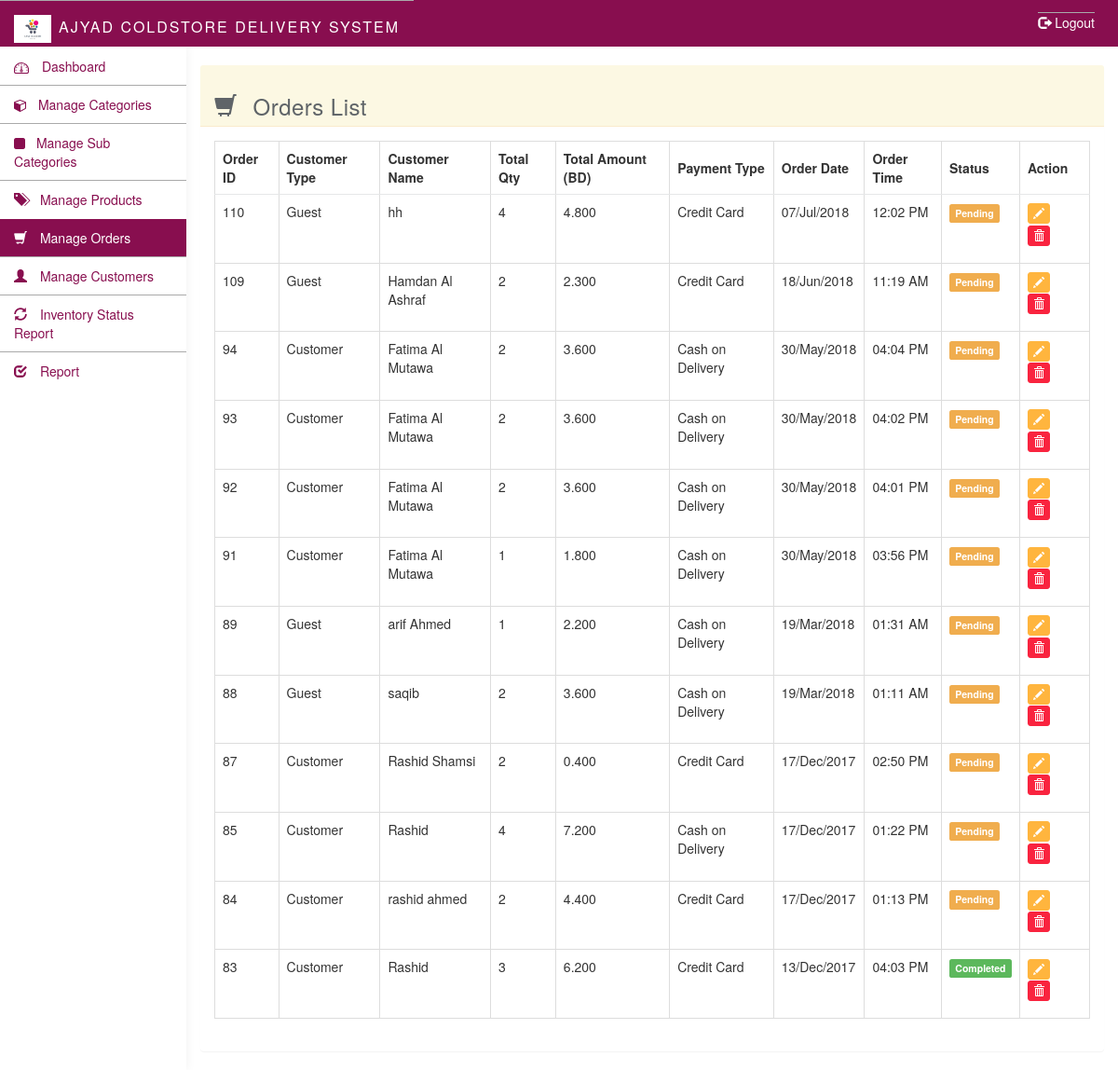
Screenshot of /admin/orders.php (signed in) with the database file from the repository.
### tables this page shows
CREATE TABLE `orders` (
  `order_id` int(11) NOT NULL,
  `order_date` datetime NOT NULL,
  `customer_id` int(11) NOT NULL,
  `grand_total` varchar(255) NOT NULL,
  `total_qty` int(11) NOT NULL,
  `payment_type` int(11) NOT NULL,
  `order_type` int(11) NOT NULL,
  `process_status` int(11) NOT NULL,
  `order_status` int(11) NOT NULL,
  `customer_name` varchar(255) NOT NULL,
  `customer_email` varchar(255) NOT NULL,
  `customer_contact` varchar(255) NOT NULL,
  `customer_ship_address` text NOT NULL
);

### functions.php (called while the page is built, shortened)
<?php
function getOrderItemQty($con, $order_id){
    $sql = "SELECT SUM(quantity) FROM order_item WHERE order_id = $order_id";
    $result = mysqli_query($con, $sql);
    return mysqli_fetch_row($result)[0];
}
?>

### admin/orders.php (the view, shortened to what this page needs)
<?php require_once 'includes/header.php'; ?>
	<div class="col-sm-9 col-sm-offset-3 col-lg-10 col-lg-offset-2 main">
		<div class="row">
			<ol class="breadcrumb top-bar-margin">
				<li><a href="#"><span class="glyphicon glyphicon-user"></span> </a></li>
				<li class="active">Manage Orders</li>
			</ol>
		</div>
		<br>
		<div class="panel panel-warning">
	  	<div class="panel-heading">
	  		<h3><span class="glyphicon glyphicon-shopping-cart"></span> Orders List</h3>
	  		<div id="errorDiv" class="col-sm-8 col-sm-offset-2">
      </div>
      <div class="clearfix"></div>
	  	</div>
	  	<div class="panel-body">
	  		<table class="table table-bordered">
	  			<thead>
	  				<tr>
	  					<th>
	  						Order ID
	  					</th>
	  					<th>
	  						Customer Type
	  					</th>
	  					<th>
	  						Customer Name
	  					</th>
	  					<th>
	  						Total Qty
	  					</th>
	  					<th>
	  						Total Amount (BD)
	  					</th>
	  					<th>
	  						Payment Type
	  					</th>
	  					<th>
	  						Order Date
	  					</th>
	  					<th>
	  						Order Time
	  					</th>
	  					<th>
	  						Status
	  					</th>
	  					<th style="width: 8%">
	  						Action
	  					</th>
	  				</tr>
	  			</thead>
	  			<tbody>
  				<?php
  					$sql = "SELECT * FROM orders
  					WHERE order_status = 1
					ORDER BY order_date DESC";
  					$rs = mysqli_query($con, $sql);
					while ($row = mysqli_fetch_assoc($rs)){?>
		  			<tr>
						<td><?=$row['order_id'] ?></td>
						<td><?php echo ($row['customer_id'] == -1) ? 'Guest' : 'Customer' ?></td>
						<td><?php echo $row['customer_name'] ?></td>
						<td><?=getOrderItemQty($con, $row['order_id']) ?></td>
						<td><?=number_format($row['grand_total'], 3) ?></td>
                        <td><?php echo ($row['payment_type'] == 1) ? 'Cash on Delivery' :'Credit Card'?></td>
						<td><?=date('d/M/Y', strtotime($row['order_date'])) ?></td>
						<td><?=date('h:i A', strtotime($row['order_date'])) ?></td>
						<?php
						$status = null;
						if($row['process_status'] == 1){
							$status = '<span class="label label-warning">Pending</span>';
						}
						if($row['process_status'] == 2){
							$status = '<span class="label label-success">Completed</span>';
						}
						 ?>
						<td><?=$status ?></td>
						<td>
						<ul class="list-inline">
							<li>
								<a href="edit_order.php?edit_id=<?=$row['order_id'] ?>" class="btn btn-warning btn-xs"><span class="glyphicon glyphicon-pencil"></span></a>
							</li>
							<li>
								<a href="?del_id=<?=$row['order_id'] ?>" class="btn btn-danger btn-xs"><span class="glyphicon glyphicon-trash"></span></a>
							</li>
						</ul>
						</td>
		  			</tr>
				<?php } ?>
	  			</tbody>
	  		</table>
	  	</div>
	  </div>
	</div>
</body>
</html>

### admin/css/styles.css (style rules this page uses)
a, a:hover, a:focus { color: #880E4F; border-top: 1px solid #AAA; }
h1, h2, h3, h4, h5, h6 { color: #5f6468; }
h3, h4 { font-weight: 300; }
.btn-warning, .btn-warning:hover, .btn-warning:focus, .btn-warning:active, .btn-warning.active, .open > .dropdown-toggle.btn-warning, .btn-warning.disabled, .btn-warning[disabled], fieldset[disabled] .btn-warning, .btn-warning.disabled:hover, .btn-warning[disabled]:hover, fieldset[disabled] .btn-warning:hover, .btn-warning.disabled:focus, .btn-warning[disabled]:focus, fieldset[disabled] .btn-warning:focus, .btn-warning.disabled:active, .btn-warning[disabled]:active, fieldset[disabled] .btn-warning:active, .btn-warning.disabled.active, .btn-warning[disabled].active, fieldset[disabled] .btn-warning.active { background-color: #ffb53e; border-color: #ffb53e; }
.btn-danger, .btn-danger:hover, .btn-danger:focus, .btn-danger:active, .btn-danger.active, .open > .dropdown-toggle.btn-danger, .btn-danger.disabled, .btn-danger[disabled], fieldset[disabled] .btn-danger, .btn-danger.disabled:hover, .btn-danger[disabled]:hover, fieldset[disabled] .btn-danger:hover, .btn-danger.disabled:focus, .btn-danger[disabled]:focus, fieldset[disabled] .btn-danger:focus, .btn-danger.disabled:active, .btn-danger[disabled]:active, fieldset[disabled] .btn-danger:active, .btn-danger.disabled.active, .btn-danger[disabled].active, fieldset[disabled] .btn-danger.active { background-color: #f9243f; border-color: #f9243f; }
.panel { border: 0; }
.panel-heading { font-size: 18px; font-weight: 300; letter-spacing: 0.025em; height: 66px; line-height: 45px; }
.breadcrumb { border-radius: 0; padding: 10px 15px; background: #e9ecf2; box-shadow: 0 1px 1px rgba(0, 0, 0, .05); margin: 0 ; }
.top-bar-margin { margin-top:10px; }
.panel-heading .glyphicon { margin-right: 10px; }
.table { background: #fff; }
.table>thead>tr>th { border-bottom: 1px solid #e6e7e8; vertical-align: middle; height: 50px; }

### rows the page displays
orders: order_id "110", shows "Guest", customer_name "hh", order_id "4", grand_total "4.800", payment_type "Credit Card", order_date "07/Jul/2018", order_date "12:02 PM", process_status "Pending"
orders: order_id "109", shows "Guest", customer_name "Hamdan Al Ashraf", order_id "2", grand_total "2.300", payment_type "Credit Card", order_date "18/Jun/2018", order_date "11:19 AM", process_status "Pending"
orders: order_id "94", shows "Customer", customer_name "Fatima Al Mutawa", order_id "2", grand_total "3.600", payment_type "Cash on Delivery", order_date "30/May/2018", order_date "04:04 PM", process_status "Pending"
orders: order_id "93", shows "Customer", customer_name "Fatima Al Mutawa", order_id "2", grand_total "3.600", payment_type "Cash on Delivery", order_date "30/May/2018", order_date "04:02 PM", process_status "Pending"
orders: order_id "92", shows "Customer", customer_name "Fatima Al Mutawa", order_id "2", grand_total "3.600", payment_type "Cash on Delivery", order_date "30/May/2018", order_date "04:01 PM", process_status "Pending"
orders: order_id "91", shows "Customer", customer_name "Fatima Al Mutawa", order_id "1", grand_total "1.800", payment_type "Cash on Delivery", order_date "30/May/2018", order_date "03:56 PM", process_status "Pending"
orders: order_id "89", shows "Guest", customer_name "arif Ahmed", order_id "1", grand_total "2.200", payment_type "Cash on Delivery", order_date "19/Mar/2018", order_date "01:31 AM", process_status "Pending"
orders: order_id "88", shows "Guest", customer_name "saqib", order_id "2", grand_total "3.600", payment_type "Cash on Delivery", order_date "19/Mar/2018", order_date "01:11 AM", process_status "Pending"
orders: order_id "87", shows "Customer", customer_name "Rashid Shamsi", order_id "2", grand_total "0.400", payment_type "Credit Card", order_date "17/Dec/2017", order_date "02:50 PM", process_status "Pending"
orders: order_id "85", shows "Customer", customer_name "Rashid", order_id "4", grand_total "7.200", payment_type "Cash on Delivery", order_date "17/Dec/2017", order_date "01:22 PM", process_status "Pending"
orders: order_id "84", shows "Customer", customer_name "rashid ahmed", order_id "2", grand_total "4.400", payment_type "Credit Card", order_date "17/Dec/2017", order_date "01:13 PM", process_status "Pending"
orders: order_id "83", shows "Customer", customer_name "Rashid", order_id "3", grand_total "6.200", payment_type "Credit Card", order_date "13/Dec/2017", order_date "04:03 PM", process_status "Completed"

### other values shown
constant("SYSTEM_NAME") "AJYAD COLDSTORE DELIVERY SYSTEM"
